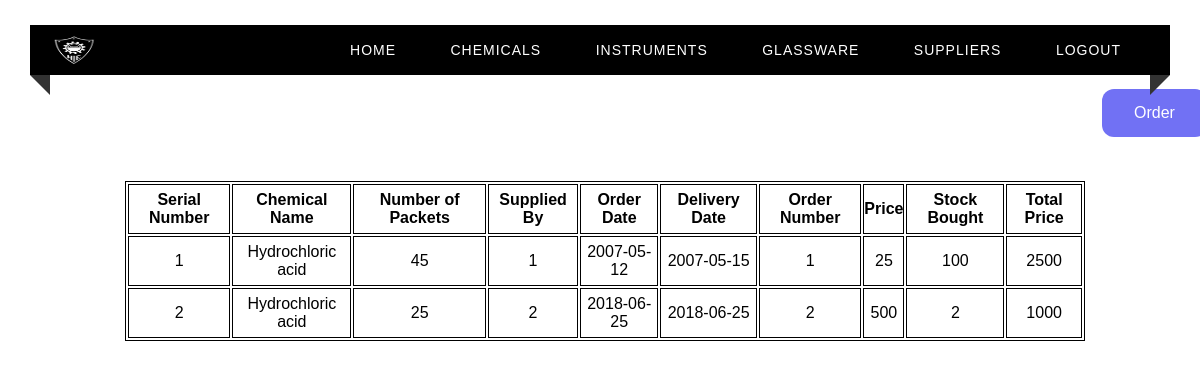
/viewChemicalOrders, run on an earlier commit of the app's database.
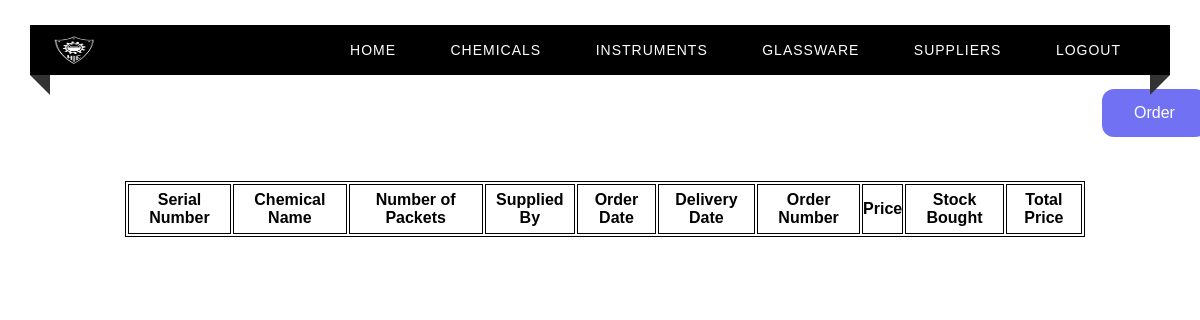
And on a later commit of the database.
### tables this page shows
CREATE TABLE CHEM_ORDER(
    Sno INTEGER(3) UNIQUE ,
    C_name varchar(50),
    No_packs INTEGER(6),
    Supplied_By INTEGER,
    Order_Date Date,
    Date_of_Delivery Date,
    Order_Number INTEGER primary key,
    Price decimal(9,2),
    Total_price decimal(9,2),
    Stock_bought decimal(9,3),
    FOREIGN KEY (Supplied_By) REFERENCES SUPPLIER(Supplier_No),
    FOREIGN KEY (C_name) references CHEMICALS(Chem_Name)
);

### app.py (the view)
@app.route("/viewChemicalOrders")
def viewChemicalOrders() :
    c = get_db()
    cur = c.cursor()
    cur.execute("SELECT * from CHEM_ORDER")
    return render_template("viewChemicalOrders.html", test = cur.fetchall())

### app.py (called while the page is built)
def get_db():
    db = getattr(g, '_database', None)
    if db is None:
        db = g._database = sqlite3.connect(DATABASE)
    return db

@app.teardown_appcontext
def close_connection(exception):
    db = getattr(g, '_database', None)
    if db is not None:
        db.close()

### templates/viewChemicalOrders.html (shortened to what this page needs)
<html>
<head>
    <link rel="stylesheet" type="text/css" href="../static/home.css">
</head>
<body>
<div class="custom-padding">
        <nav>
            <div class="logo"><img src = "../static/nieLogo.png" width = "45px", height = "30px"></div>
            <ul class="menu-area">
                <li><a href="/home">Home</a></li>
                <li><a href="/chemicals">Chemicals</a></li>
                <li><a href="/instruments">Instruments</a></li>
                <li><a href="/glassware">Glassware</a></li>
                <li><a href="/suppliers">Suppliers</a></li>
                <li><a href="/">Logout</a></li>
            </ul>
        </nav>
        <a href="/orderChemicals" class="button">Order</a>
        <div class="tab">
          <table align="center" style="margin-left : 125px; margin-top : 50px;">
              <th>Serial Number</th>
              <th>Chemical Name </th>
              <th>Number of Packets</th>
              <th>Supplied By</th>
              <th>Order Date</th>
              <th>Delivery Date</th>
              <th>Order Number</th>
              <th>Price</th>
              <th>Stock Bought</th>
              <th>Total Price</th>
            {% for row in test %}
            <tr>
                <td> {{ row[0] }}</td>
                <td> {{ row[1] }}</td>
                <td> {{ row[2] }}</td>
                <td> {{ row[3] }}</td>
                <td> {{ row[4] }}</td>
                <td> {{ row[5] }}</td>
                <td> {{ row[6] }}</td>
                <td> {{ row[7] }}</td>
                <td> {{ row[9] }}</td>
                <td> {{ row[8] }}</td>
            </tr>
            {% endfor %}
          </table>
        </div>
    </div>
</body>
</html>

What changed in the data, as far as the page shows it:
removed CHEM_ORDER: Sno "1", C_name "Hydrochloric acid", No_packs "45", Supplied_By "1", Order_Date "2007-05-12", Date_of_Delivery "2007-05-15", Order_Number "1", Price "25", Stock_bought "100", Total_price "2500"
removed CHEM_ORDER: Sno "2", C_name "Hydrochloric acid", No_packs "25", Supplied_By "2", Order_Date "2018-06-25", Date_of_Delivery "2018-06-25", Order_Number "2", Price "500", Stock_bought "2", Total_price "1000"
